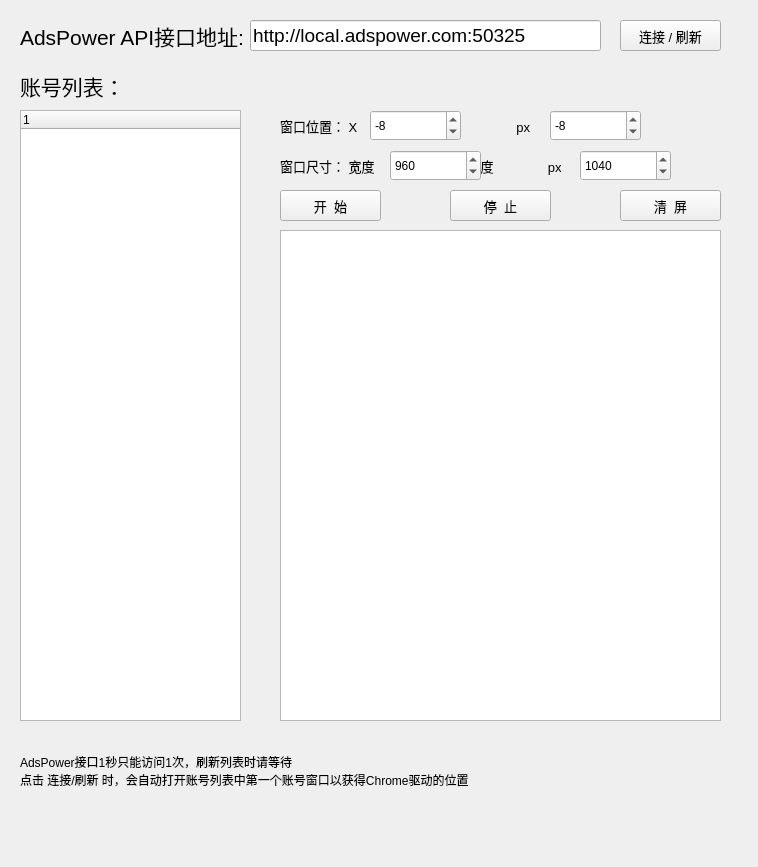
<?xml version="1.0" encoding="UTF-8"?>
<ui version="4.0">
 <class>Form</class>
 <widget class="QWidget" name="Form">
  <property name="geometry">
   <rect>
    <x>0</x>
    <y>0</y>
    <width>758</width>
    <height>867</height>
   </rect>
  </property>
  <property name="windowTitle">
   <string>Form</string>
  </property>
  <widget class="QLabel" name="label_2">
   <property name="geometry">
    <rect>
     <x>20</x>
     <y>20</y>
     <width>231</width>
     <height>31</height>
    </rect>
   </property>
   <property name="font">
    <font>
     <pointsize>16</pointsize>
    </font>
   </property>
   <property name="text">
    <string>AdsPower API接口地址:</string>
   </property>
  </widget>
  <widget class="QLineEdit" name="leURL">
   <property name="geometry">
    <rect>
     <x>250</x>
     <y>20</y>
     <width>351</width>
     <height>31</height>
    </rect>
   </property>
   <property name="font">
    <font>
     <pointsize>14</pointsize>
    </font>
   </property>
   <property name="text">
    <string>http://local.adspower.com:50325</string>
   </property>
  </widget>
  <widget class="QPushButton" name="btnConnect">
   <property name="geometry">
    <rect>
     <x>620</x>
     <y>20</y>
     <width>101</width>
     <height>31</height>
    </rect>
   </property>
   <property name="font">
    <font>
     <pointsize>10</pointsize>
    </font>
   </property>
   <property name="text">
    <string>连接 / 刷新</string>
   </property>
  </widget>
  <widget class="QLabel" name="label">
   <property name="geometry">
    <rect>
     <x>20</x>
     <y>70</y>
     <width>131</width>
     <height>31</height>
    </rect>
   </property>
   <property name="font">
    <font>
     <pointsize>16</pointsize>
    </font>
   </property>
   <property name="text">
    <string>账号列表：</string>
   </property>
  </widget>
  <widget class="QTreeWidget" name="twBrowser">
   <property name="geometry">
    <rect>
     <x>20</x>
     <y>110</y>
     <width>221</width>
     <height>611</height>
    </rect>
   </property>
   <column>
    <property name="text">
     <string notr="true">1</string>
    </property>
   </column>
  </widget>
  <widget class="QLabel" name="label_3">
   <property name="geometry">
    <rect>
     <x>20</x>
     <y>730</y>
     <width>701</width>
     <height>81</height>
    </rect>
   </property>
   <property name="text">
    <string>AdsPower接口1秒只能访问1次，刷新列表时请等待
点击 连接/刷新 时，会自动打开账号列表中第一个账号窗口以获得Chrome驱动的位置</string>
   </property>
   <property name="textFormat">
    <enum>Qt::PlainText</enum>
   </property>
  </widget>
  <widget class="QPushButton" name="btnStart">
   <property name="geometry">
    <rect>
     <x>280</x>
     <y>190</y>
     <width>101</width>
     <height>31</height>
    </rect>
   </property>
   <property name="font">
    <font>
     <pointsize>10</pointsize>
    </font>
   </property>
   <property name="text">
    <string>开  始</string>
   </property>
  </widget>
  <widget class="QPushButton" name="btnStop">
   <property name="geometry">
    <rect>
     <x>450</x>
     <y>190</y>
     <width>101</width>
     <height>31</height>
    </rect>
   </property>
   <property name="font">
    <font>
     <pointsize>10</pointsize>
    </font>
   </property>
   <property name="text">
    <string>停  止</string>
   </property>
  </widget>
  <widget class="QPushButton" name="btnClear">
   <property name="geometry">
    <rect>
     <x>620</x>
     <y>190</y>
     <width>101</width>
     <height>31</height>
    </rect>
   </property>
   <property name="font">
    <font>
     <pointsize>10</pointsize>
    </font>
   </property>
   <property name="text">
    <string>清  屏</string>
   </property>
  </widget>
  <widget class="QTextEdit" name="teDisplay">
   <property name="geometry">
    <rect>
     <x>280</x>
     <y>230</y>
     <width>441</width>
     <height>491</height>
    </rect>
   </property>
  </widget>
  <widget class="QLabel" name="label_4">
   <property name="geometry">
    <rect>
     <x>280</x>
     <y>110</y>
     <width>391</width>
     <height>31</height>
    </rect>
   </property>
   <property name="font">
    <font>
     <pointsize>10</pointsize>
    </font>
   </property>
   <property name="text">
    <string>窗口位置： X                px      Y                px</string>
   </property>
  </widget>
  <widget class="QSpinBox" name="sbX">
   <property name="geometry">
    <rect>
     <x>370</x>
     <y>110</y>
     <width>91</width>
     <height>31</height>
    </rect>
   </property>
   <property name="minimum">
    <number>-4096</number>
   </property>
   <property name="maximum">
    <number>4096</number>
   </property>
   <property name="singleStep">
    <number>10</number>
   </property>
   <property name="value">
    <number>-8</number>
   </property>
  </widget>
  <widget class="QSpinBox" name="sbY">
   <property name="geometry">
    <rect>
     <x>550</x>
     <y>110</y>
     <width>91</width>
     <height>31</height>
    </rect>
   </property>
   <property name="minimum">
    <number>-2160</number>
   </property>
   <property name="maximum">
    <number>2160</number>
   </property>
   <property name="singleStep">
    <number>10</number>
   </property>
   <property name="value">
    <number>-8</number>
   </property>
  </widget>
  <widget class="QSpinBox" name="sbHeight">
   <property name="geometry">
    <rect>
     <x>580</x>
     <y>150</y>
     <width>91</width>
     <height>31</height>
    </rect>
   </property>
   <property name="maximum">
    <number>2160</number>
   </property>
   <property name="singleStep">
    <number>10</number>
   </property>
   <property name="value">
    <number>1040</number>
   </property>
  </widget>
  <widget class="QLabel" name="label_5">
   <property name="geometry">
    <rect>
     <x>280</x>
     <y>150</y>
     <width>451</width>
     <height>31</height>
    </rect>
   </property>
   <property name="font">
    <font>
     <pointsize>10</pointsize>
    </font>
   </property>
   <property name="text">
    <string>窗口尺寸： 宽度                px      高度               px</string>
   </property>
  </widget>
  <widget class="QSpinBox" name="sbWidth">
   <property name="geometry">
    <rect>
     <x>390</x>
     <y>150</y>
     <width>91</width>
     <height>31</height>
    </rect>
   </property>
   <property name="maximum">
    <number>4096</number>
   </property>
   <property name="singleStep">
    <number>10</number>
   </property>
   <property name="value">
    <number>960</number>
   </property>
  </widget>
  <zorder>label_2</zorder>
  <zorder>leURL</zorder>
  <zorder>btnConnect</zorder>
  <zorder>label</zorder>
  <zorder>twBrowser</zorder>
  <zorder>label_3</zorder>
  <zorder>btnStart</zorder>
  <zorder>btnStop</zorder>
  <zorder>btnClear</zorder>
  <zorder>teDisplay</zorder>
  <zorder>label_4</zorder>
  <zorder>sbX</zorder>
  <zorder>sbY</zorder>
  <zorder>label_5</zorder>
  <zorder>sbWidth</zorder>
  <zorder>sbHeight</zorder>
 </widget>
 <resources/>
 <connections/>
</ui>
